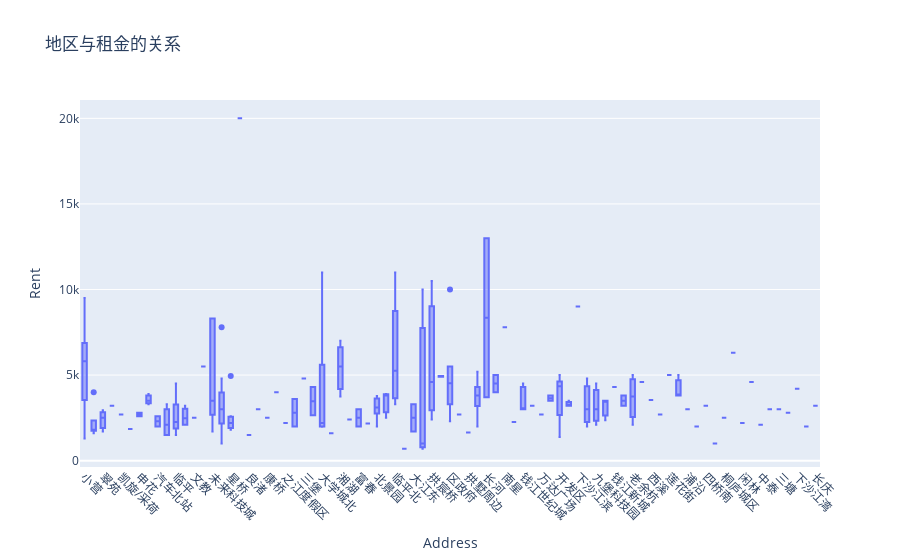

Here is the notebook cell this chart was saved with:
### Code cell
fig = px.box(df, x='Address', y='Rent', title='地区与租金的关系')
fig.update_xaxes(tickangle=45)
fig.show()

### Figure 1 — Plotly figure (JSON) as saved in the notebook; plotly's stock layout.template omitted (floating-point values rounded to 4 significant figures; data arrays with more than 128 entries replaced by an {"elided": "..."} marker saying what was removed)
{"data": [{"alignmentgroup": "True", "hovertemplate": "Address=%{x}<br>Rent=%{y}<extra></extra>", "legendgroup": "", "marker": {"color": "#636efa"}, "name": "", "notched": false, "offsetgroup": "", "orientation": "v", "showlegend": false, "type": "box", "x": {"elided": "197 str values"}, "x0": " ", "xaxis": "x", "y": {"elided": "197 int values"}, "y0": " ", "yaxis": "y"}], "layout": {"boxmode": "group", "legend": {"tracegroupgap": 0}, "title": {"text": "地区与租金的关系"}, "xaxis": {"anchor": "y", "domain": [0, 1], "tickangle": 45, "title": {"text": "Address"}}, "yaxis": {"anchor": "x", "domain": [0, 1], "title": {"text": "Rent"}}}}
